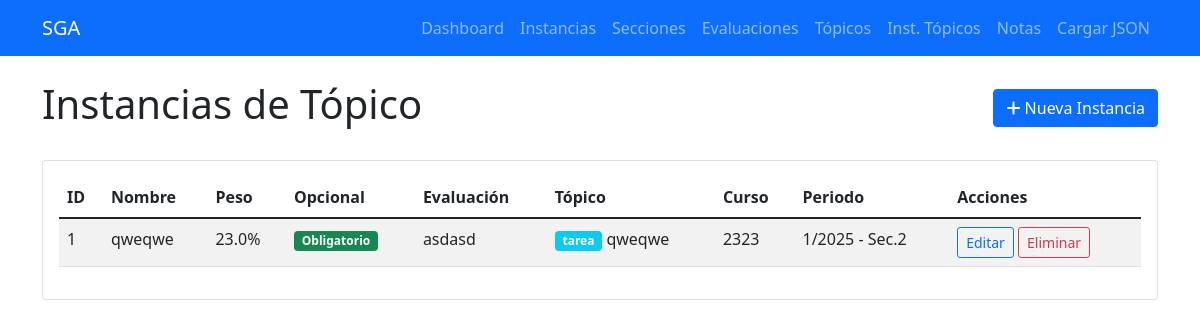
/instancias-topico, run on the app's committed database.
### tables this page shows
CREATE TABLE instancias_topico (
            id INTEGER PRIMARY KEY AUTOINCREMENT,
            nombre TEXT NOT NULL,
            peso REAL NOT NULL,
            opcional BOOLEAN DEFAULT 0,
            evaluacion_id INTEGER NOT NULL,
            topico_id INTEGER NOT NULL,
            created_at TIMESTAMP DEFAULT CURRENT_TIMESTAMP,
            FOREIGN KEY (evaluacion_id) REFERENCES evaluaciones (id) ON DELETE CASCADE,
            FOREIGN KEY (topico_id) REFERENCES topicos (id) ON DELETE CASCADE
        );

CREATE TABLE evaluaciones (
            id INTEGER PRIMARY KEY AUTOINCREMENT,
            nombre TEXT NOT NULL,
            porcentaje REAL NOT NULL,
            seccion_id INTEGER NOT NULL,
            created_at TIMESTAMP DEFAULT CURRENT_TIMESTAMP,
            FOREIGN KEY (seccion_id) REFERENCES secciones (id) ON DELETE CASCADE
        );

CREATE TABLE topicos (
            id INTEGER PRIMARY KEY AUTOINCREMENT,
            nombre TEXT NOT NULL,
            tipo TEXT NOT NULL,
            created_at TIMESTAMP DEFAULT CURRENT_TIMESTAMP
        );

CREATE TABLE cursos (
            id INTEGER PRIMARY KEY AUTOINCREMENT,
            codigo TEXT UNIQUE NOT NULL,
            nombre TEXT NOT NULL,
            requisitos TEXT,
            created_at TIMESTAMP DEFAULT CURRENT_TIMESTAMP
        );

CREATE TABLE instancias_curso (
            id INTEGER PRIMARY KEY AUTOINCREMENT,
            semestre INTEGER NOT NULL,
            anio INTEGER NOT NULL,
            curso_id INTEGER NOT NULL,
            created_at TIMESTAMP DEFAULT CURRENT_TIMESTAMP,
            FOREIGN KEY (curso_id) REFERENCES cursos (id) ON DELETE CASCADE
        );

### routes/instancia_topico_routes.py (the view)
@instancia_topico_bp.route('/instancias-topico')
def listar_instancias():
    instancias = InstanciaTopico.obtener_todos()
    return render_template('instancias_topico/listar.html', instancias=instancias)

### db/database.py (called while the page is built)
def get_connection():
    return sqlite3.connect(DATABASE_PATH)

def execute_query(query, params=None):
    conn = get_connection()
    cursor = conn.cursor()
    if params:
        cursor.execute(query, params)
    else:
        cursor.execute(query)
    if query.strip().upper().startswith('SELECT'):
        results = cursor.fetchall()
    else:
        conn.commit()
        results = cursor.lastrowid
    conn.close()
    return results

### templates/instancias_topico/listar.html (shortened to what this page needs)
{% extends "base.html" %}
{% block content %}
<div class="d-flex justify-content-between align-items-center mb-4">
    <h1>Instancias de Tópico</h1>
    <a href="{{ url_for('instancia_topico.crear_instancia') }}" class="btn btn-primary">
        <i class="fas fa-plus"></i> Nueva Instancia
    </a>
</div>
<div class="card">
    <div class="card-body">
        {% if instancias %}
            <div class="table-responsive">
                <table class="table table-striped">
                    <thead>
                        <tr>
                            <th>ID</th>
                            <th>Nombre</th>
                            <th>Peso</th>
                            <th>Opcional</th>
                            <th>Evaluación</th>
                            <th>Tópico</th>
                            <th>Curso</th>
                            <th>Periodo</th>
                            <th>Acciones</th>
                        </tr>
                    </thead>
                    <tbody>
                        {% for instancia in instancias %}
                        <tr>
                            <td>{{ instancia.id }}</td>
                            <td>{{ instancia.nombre }}</td>
                            <td>{{ instancia.peso }}%</td>
                            <td>
                                {% if instancia.opcional %}
                                    <span class="badge bg-warning">Opcional</span>
                                {% else %}
                                    <span class="badge bg-success">Obligatorio</span>
                                {% endif %}
                            </td>
                            <td>{{ instancia.evaluacion_nombre }}</td>
                            <td>
                                <span class="badge bg-info">{{ instancia.topico_tipo }}</span>
                                {{ instancia.topico_nombre }}
                            </td>
                            <td>{{ instancia.curso_codigo }}</td>
                            <td>{{ instancia.semestre }}/{{ instancia.anio }} - Sec.{{ instancia.seccion_numero }}</td>
                            <td>
                                <a href="{{ url_for('instancia_topico.editar_instancia', id=instancia.id) }}"
                                   class="btn btn-sm btn-outline-primary">Editar</a>
                                <form method="POST" action="{{ url_for('instancia_topico.eliminar_instancia', id=instancia.id) }}"
                                      class="d-inline" onsubmit="return confirm('¿Estás seguro?')">
                                    <button type="submit" class="btn btn-sm btn-outline-danger">Eliminar</button>
                                </form>
                            </td>
                        </tr>
                        {% endfor %}
                    </tbody>
                </table>
            </div>
        {% endif %}
    </div>
</div>
{% endblock %}

### data on the page
instancias_topico: id "1", nombre "qweqwe", peso "23.0", opcional "Obligatorio", evaluacion_nombre "asdasd", topico_tipo "tarea", topico_nombre "qweqwe", curso_codigo "2323", semestre "1", anio "2025", seccion_numero "2"
